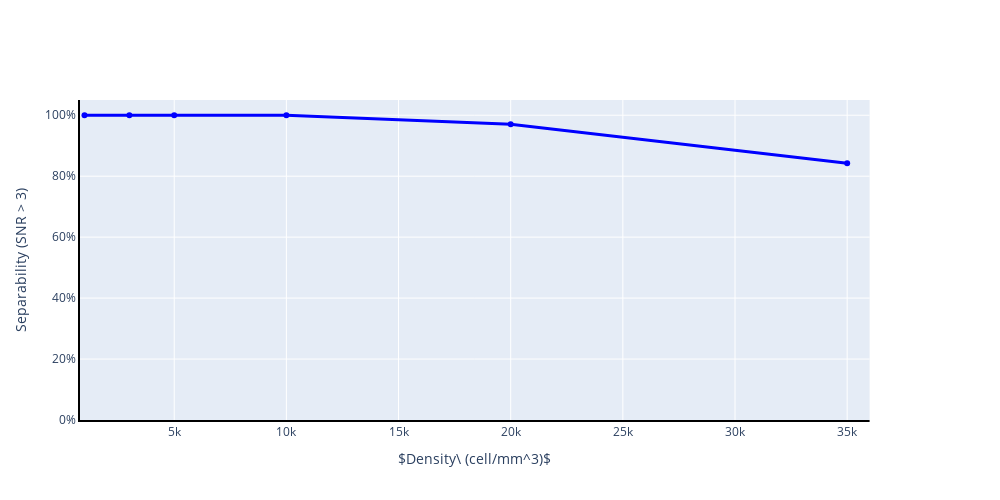

This figure's notebook cell:
### Code cell
def plot_snr_density():
    density = Sample.fetch("density")

    #colors = ['red', 'green', 'blue']
    colors = ['blue']

    fig = make_subplots(specs=[[{"secondary_y": True}]])
    for i, snrs_3 in enumerate(all_snrs_3):


    #    fig.add_trace(
    #        go.Scatter(x=density, y=snrs_1, mode="lines+markers", name=f"D10{i+1} SNR>1",
    #                   line=dict(color=colors[i], width=3), opacity=0.5,),
    #        secondary_y=False,
    #    )

        fig.add_trace(
            go.Scatter(x=density, y=snrs_3, mode="lines+markers", name=f"D10{i+1} SNR>3",
                       line=dict(color=colors[i], width=3)),
            secondary_y=False, 
        )

    fig.update_layout(
        #xaxis_range=[np.log10(800), np.log10(105_000)],
        xaxis_range=[800, 36_000],
        yaxis_range=[0, 1.05],
        xaxis=dict(showgrid=True),
        yaxis=dict(showgrid=True),
        xaxis_title=r"$Density\ (cell/mm^3)$",
    )
    fig.update_xaxes(showline=True, linewidth=2, linecolor="black")
    fig.update_yaxes(showline=True, linewidth=2, linecolor="black", tickformat=".0%")
    fig.update_yaxes(title_text=r"Separability (SNR > 3)", secondary_y=False) 
    fig.update_layout(autosize=False, width=1000, height=500)
    fig.show()
    
plot_snr_density()

### Figure 1 — Plotly figure (JSON) as saved in the notebook; plotly's stock layout.template omitted (floating-point values rounded to 4 significant figures)
{"data": [{"line": {"color": "blue", "width": 3}, "mode": "lines+markers", "name": "D101 SNR>3", "type": "scatter", "x": [1000, 3000, 5000, 10000, 20000, 35000, 50000, 75000, 100000], "xaxis": "x", "y": [1, 1, 1, 1, 0.9705, 0.8421], "yaxis": "y"}], "layout": {"autosize": false, "height": 500, "width": 1000, "xaxis": {"anchor": "y", "domain": [0, 0.94], "linecolor": "black", "linewidth": 2, "range": [800, 36000], "showgrid": true, "showline": true, "title": {"text": "$Density\\ (cell/mm^3)$"}, "type": "linear"}, "yaxis": {"anchor": "x", "domain": [0, 1], "linecolor": "black", "linewidth": 2, "range": [0, 1.05], "showgrid": true, "showline": true, "tickformat": ".0%", "title": {"text": "Separability (SNR > 3)"}, "type": "linear"}, "yaxis2": {"anchor": "x", "linecolor": "black", "linewidth": 2, "overlaying": "y", "showline": true, "side": "right", "tickformat": ".0%"}}}
